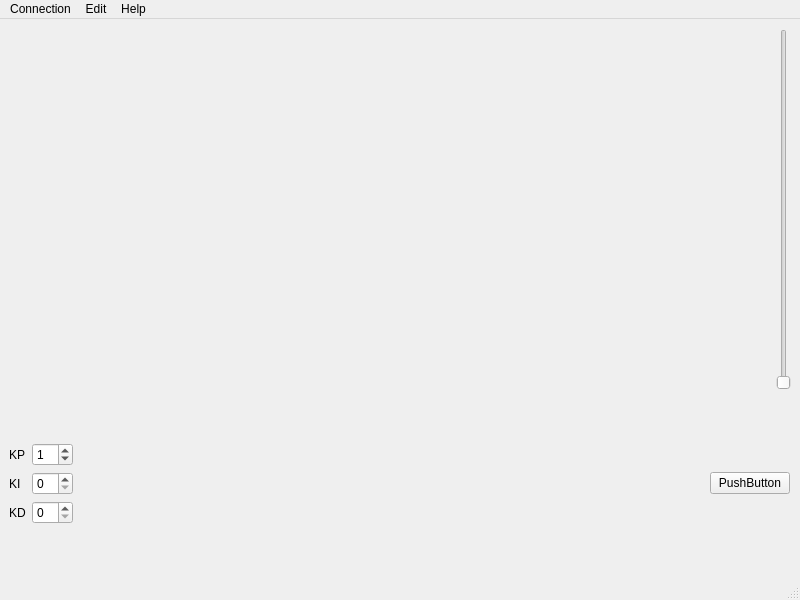
<?xml version="1.0" encoding="UTF-8"?>
<ui version="4.0">
 <class>MainWindow</class>
 <widget class="QMainWindow" name="MainWindow">
  <property name="geometry">
   <rect>
    <x>0</x>
    <y>0</y>
    <width>800</width>
    <height>600</height>
   </rect>
  </property>
  <property name="windowTitle">
   <string>MainWindow</string>
  </property>
  <property name="windowOpacity">
   <double>0.950000000000000</double>
  </property>
  <widget class="QWidget" name="centralwidget">
   <widget class="QWidget" name="gridLayoutWidget">
    <property name="geometry">
     <rect>
      <x>9</x>
      <y>389</y>
      <width>781</width>
      <height>151</height>
     </rect>
    </property>
    <layout class="QGridLayout" name="gridLayout">
     <item row="0" column="1">
      <spacer name="horizontalSpacer">
       <property name="orientation">
        <enum>Qt::Horizontal</enum>
       </property>
       <property name="sizeHint" stdset="0">
        <size>
         <width>40</width>
         <height>20</height>
        </size>
       </property>
      </spacer>
     </item>
     <item row="0" column="0">
      <layout class="QFormLayout" name="formLayout">
       <item row="0" column="1">
        <widget class="QSpinBox" name="KpSpinBox">
         <property name="value">
          <number>1</number>
         </property>
        </widget>
       </item>
       <item row="1" column="1">
        <widget class="QSpinBox" name="KiSpinbox"/>
       </item>
       <item row="2" column="1">
        <widget class="QSpinBox" name="KdSpinbox"/>
       </item>
       <item row="0" column="0">
        <widget class="QLabel" name="KpLabel">
         <property name="text">
          <string>KP</string>
         </property>
        </widget>
       </item>
       <item row="1" column="0">
        <widget class="QLabel" name="KiLabel">
         <property name="text">
          <string>KI</string>
         </property>
        </widget>
       </item>
       <item row="2" column="0">
        <widget class="QLabel" name="KdLabel">
         <property name="text">
          <string>KD</string>
         </property>
        </widget>
       </item>
      </layout>
     </item>
     <item row="0" column="2">
      <widget class="QPushButton" name="pushButton">
       <property name="text">
        <string>PushButton</string>
       </property>
      </widget>
     </item>
    </layout>
   </widget>
   <widget class="QWidget" name="horizontalLayoutWidget">
    <property name="geometry">
     <rect>
      <x>10</x>
      <y>10</y>
      <width>781</width>
      <height>361</height>
     </rect>
    </property>
    <layout class="QHBoxLayout" name="horizontalLayout">
     <item>
      <widget class="QWidget" name="ChartWidget" native="true"/>
     </item>
     <item>
      <widget class="QSlider" name="SetpointSlider">
       <property name="orientation">
        <enum>Qt::Vertical</enum>
       </property>
      </widget>
     </item>
    </layout>
   </widget>
  </widget>
  <widget class="QMenuBar" name="menubar">
   <property name="geometry">
    <rect>
     <x>0</x>
     <y>0</y>
     <width>800</width>
     <height>32</height>
    </rect>
   </property>
   <widget class="QMenu" name="menuConnection">
    <property name="title">
     <string>Connection</string>
    </property>
    <addaction name="actionConnect"/>
    <addaction name="actionDisconnect"/>
    <addaction name="separator"/>
    <addaction name="actionQuit"/>
   </widget>
   <widget class="QMenu" name="menuHelp">
    <property name="title">
     <string>Help</string>
    </property>
    <addaction name="actionGitHub"/>
    <addaction name="actionAbout_this"/>
   </widget>
   <widget class="QMenu" name="menuEdit">
    <property name="title">
     <string>Edit</string>
    </property>
    <addaction name="actionAuto_Tune"/>
   </widget>
   <addaction name="menuConnection"/>
   <addaction name="menuEdit"/>
   <addaction name="menuHelp"/>
  </widget>
  <widget class="QStatusBar" name="statusbar"/>
  <action name="actionConnect">
   <property name="icon">
    <iconset resource="../resources/resources.qrc">
     <normaloff>:/icons/icons/connect.png</normaloff>:/icons/icons/connect.png</iconset>
   </property>
   <property name="text">
    <string>Connect</string>
   </property>
  </action>
  <action name="actionDisconnect">
   <property name="icon">
    <iconset resource="../resources/resources.qrc">
     <normaloff>:/icons/icons/disconnect.png</normaloff>:/icons/icons/disconnect.png</iconset>
   </property>
   <property name="text">
    <string>Disconnect</string>
   </property>
  </action>
  <action name="actionQuit">
   <property name="icon">
    <iconset resource="../resources/resources.qrc">
     <normaloff>:/icons/icons/quit.png</normaloff>:/icons/icons/quit.png</iconset>
   </property>
   <property name="text">
    <string>Quit</string>
   </property>
  </action>
  <action name="actionGitHub">
   <property name="icon">
    <iconset resource="../resources/resources.qrc">
     <normaloff>:/icons/icons/github.png</normaloff>:/icons/icons/github.png</iconset>
   </property>
   <property name="text">
    <string>GitHub</string>
   </property>
  </action>
  <action name="actionAbout_this">
   <property name="icon">
    <iconset resource="../resources/resources.qrc">
     <normaloff>:/icons/icons/information.png</normaloff>:/icons/icons/information.png</iconset>
   </property>
   <property name="text">
    <string>About this</string>
   </property>
  </action>
  <action name="actionAuto_Tune">
   <property name="text">
    <string>Auto Tune</string>
   </property>
  </action>
 </widget>
 <resources>
  <include location="../resources/resources.qrc"/>
 </resources>
 <connections/>
</ui>
